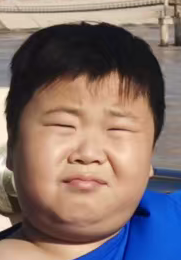
#> input picture shooter1.png, 181 x 260 px
$ python extract_faces.py shooter1.png
#> lines starting #> are read from the running program, lines starting #| are printed output that depends on the picture
import cv2
import os
import sys

# === 配置区 ===
# 默认配置，可以通过命令行参数覆盖
DEFAULT_IMAGE_PATH = "group.jpg"
OUTPUT_DIR = "cropped_faces"
TARGET_SIZE = (50, 50)
# ==============

def extract_faces(image_path):
    """
    从图片中提取人脸并保存
    """
#> called with image_path = 'shooter1.png'
    # 创建输出目录
    os.makedirs(OUTPUT_DIR, exist_ok=True)

    # 读取图像
    print(f"正在读取图片: {image_path}")
    image = cv2.imread(image_path)
#> image is the input picture: shape (260, 181, 3); mean B, G, R 108.5, 112, 129.9
    if image is None:
        print(f"❌ 错误：找不到图片 '{image_path}'，请检查文件名和路径！")
        return

    print("正在检测人脸...")

    # 转为灰度图（Haar级联需要）
    gray = cv2.cvtColor(image, cv2.COLOR_BGR2GRAY)
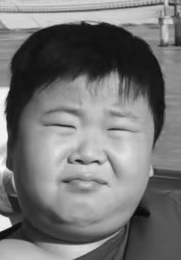
#> gray: shape (260, 181); min 6, max 251, mean 116.9

    # 加载OpenCV自带的人脸检测器
    # 尝试多个可能的路径
    cascade_paths = [
        cv2.data.haarcascades + 'haarcascade_frontalface_default.xml',
        'haarcascade_frontalface_default.xml',
        os.path.join(os.path.dirname(cv2.__file__), 'data', 'haarcascade_frontalface_default.xml')
    ]

    face_cascade = None
    for path in cascade_paths:
        if os.path.exists(path):
            face_cascade = cv2.CascadeClassifier(path)
            # print(f"使用检测器: {path}")
            break

    if face_cascade is None:
        print("❌ 错误：找不到人脸检测器文件 (haarcascade_frontalface_default.xml)")
        return

    # 检测人脸
    faces = face_cascade.detectMultiScale(
        gray,
        scaleFactor=1.1,
        minNeighbors=5,
        minSize=(30, 30)
    )
#> faces = [[21, 72, 142, 142]]

    print(f"✅ 检测到 {len(faces)} 张人脸")
#| ✅ 检测到 1 张人脸

    if len(faces) == 0:
        print("⚠️ 未检测到人脸，尝试使用更宽松的参数...")
        faces = face_cascade.detectMultiScale(
            gray,
            scaleFactor=1.05,
            minNeighbors=3,
            minSize=(20, 20)
        )
        print(f"✅ 重新检测到 {len(faces)} 张人脸")

    # 裁剪并保存
    saved_count = 0
    for i, (x, y, w, h) in enumerate(faces):
        # 稍微扩大一点裁剪范围，保留更多头部细节
        padding = int(w * 0.2)
        x_start = max(0, x - padding)
        y_start = max(0, y - padding)
        x_end = min(image.shape[1], x + w + padding)
        y_end = min(image.shape[0], y + h + padding)

        face = image[y_start:y_end, x_start:x_end]

        try:
            resized = cv2.resize(face, TARGET_SIZE, interpolation=cv2.INTER_AREA)
            output_path = os.path.join(OUTPUT_DIR, f"face_{i+1:02d}.jpg")
            cv2.imwrite(output_path, resized)
            print(f"  已保存: {output_path}")
            saved_count += 1
        except Exception as e:
            print(f"  ⚠️ 保存第 {i+1} 张人脸时出错: {e}")
#> this loop made 1 pass
#> (x, y, w, h, padding, x_start, y_start, x_end) on pass 1: (21, 72, 142, 142, 28, 0, 44, 181)
#|   已保存: cropped_faces/face_01.jpg
#> pass 1, in extract_faces, `face = image[y_start:y_end, x_start:x_end]`:
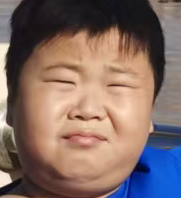
#> face: shape (198, 181, 3); mean B, G, R 101, 107.1, 128.8
#> pass 1, in extract_faces, `resized = cv2.resize(face, TARGET_SIZE, interpolation=cv2.INTER_AREA)`:
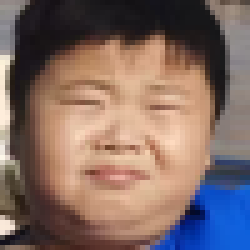
#> resized: shape (50, 50, 3) (shown 5 times larger); mean B, G, R 101, 107.1, 128.8
#> after the loop, saved_count = 1

    print(f"\n🎉 全部完成！共保存 {saved_count} 张 50x50 头像到 '{OUTPUT_DIR}' 文件夹。")
#| 🎉 全部完成！共保存 1 张 50x50 头像到 'cropped_faces' 文件夹。
    print("💡 提示：刷新游戏页面即可看到新头像生效。")

if __name__ == "__main__":
    # 支持命令行参数输入图片路径
    if len(sys.argv) > 1:
        img_path = sys.argv[1]
    else:
        # 如果没有参数，尝试读取默认文件，或者询问用户
        if os.path.exists(DEFAULT_IMAGE_PATH):
            img_path = DEFAULT_IMAGE_PATH
        else:
            print(f"默认文件 '{DEFAULT_IMAGE_PATH}' 不存在。")
            img_path = input("请输入图片文件名或路径: ").strip().strip('"')

    if img_path:
        extract_faces(img_path)
